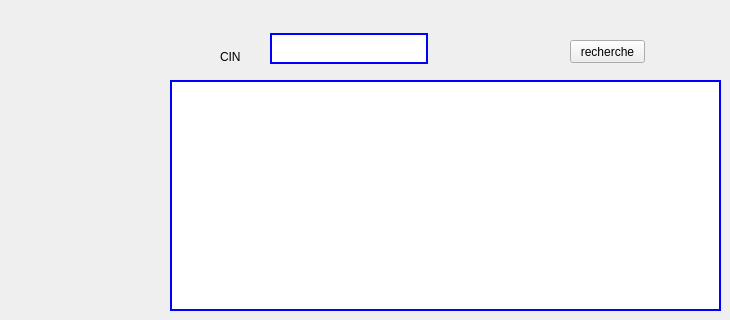
          <widget class="QWidget" name="tab_34">
           <attribute name="title">
            <string>rechercher</string>
           </attribute>
           <widget class="QLineEdit" name="lineEdit_type_recherche_2">
            <property name="geometry">
             <rect>
              <x>270</x>
              <y>33</y>
              <width>158</width>
              <height>31</height>
             </rect>
            </property>
            <property name="styleSheet">
             <string notr="true">border-width:2px;
border-style:solid;
border-color:blue;</string>
            </property>
           </widget>
           <widget class="QLabel" name="label_65">
            <property name="geometry">
             <rect>
              <x>220</x>
              <y>50</y>
              <width>47</width>
              <height>13</height>
             </rect>
            </property>
            <property name="text">
             <string>CIN</string>
            </property>
           </widget>
           <widget class="QTableView" name="tabevenements_recherche_2">
            <property name="geometry">
             <rect>
              <x>170</x>
              <y>80</y>
              <width>551</width>
              <height>231</height>
             </rect>
            </property>
            <property name="styleSheet">
             <string notr="true">border-width:2px;
border-style:solid;
border-color:blue;</string>
            </property>
           </widget>
           <widget class="QPushButton" name="pb_recherche_eve_2">
            <property name="geometry">
             <rect>
              <x>570</x>
              <y>40</y>
              <width>75</width>
              <height>23</height>
             </rect>
            </property>
            <property name="styleSheet">
             <string notr="true">QPushButton:hover{
        background-color: rgb(0, 255, 255);
color:#fff;
background:#6a1616;
border: none;
text-align: middle;
}

</string>
            </property>
            <property name="text">
             <string>recherche</string>
            </property>
           </widget>
          </widget>
